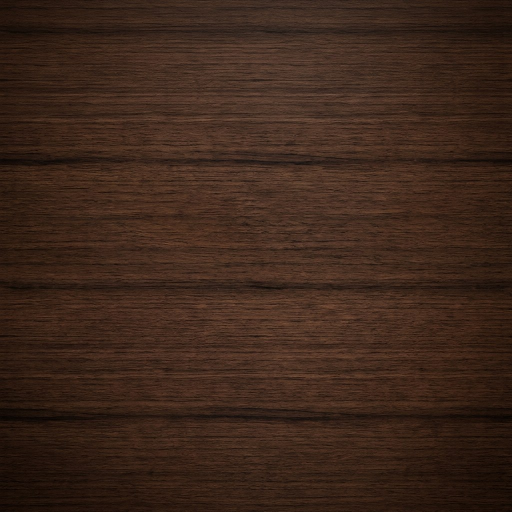
#> input picture assets/images/board_wood.jpg, 1024 x 1024 px, given in place of board_wood.png, which was not available (shown at 1/2 size)
$ python optimize_assets.py
#> lines starting #> are read from the running program, lines starting #| are printed output that depends on the picture; after the words box and inside, x2 and y2 are one past the last pixel; in counts of white or black regions, pixels touching at a corner belong together; pictures that were not available may be replaced by others from this repository, and a replacement may not be noted
#!/usr/bin/env python3
"""Optimizes the generated art assets and produces every launcher icon.

Run from the project root:

    python3 tool/optimize_assets.py

* Compresses the large AI-generated source images into mobile-friendly ones.
* Generates all Android launcher icons (legacy + adaptive foregrounds).
* Generates the iOS AppIcon set (all required sizes).

Only Pillow is required.
"""

import json

from PIL import Image, ImageDraw, ImageEnhance
from pathlib import Path

ROOT = Path(__file__).resolve().parent.parent
IMAGES = ROOT / "assets" / "images"
ANDROID_RES = ROOT / "android" / "app" / "src" / "main" / "res"
IOS_ASSETS = ROOT / "ios" / "Runner" / "Assets.xcassets" / "AppIcon.appiconset"


def load_centered_square(name: str, size: int) -> Image.Image:
    """Loads an image and center-crops it to a square of `size`."""
    img = Image.open(IMAGES / name).convert("RGB")
    w, h = img.size
    side = min(w, h)
    left = (w - side) // 2
    top = (h - side) // 2
    img = img.crop((left, top, left + side, top + side))
    return img.resize((size, size), Image.LANCZOS)


def optimize_sources() -> None:
    # Wood texture: keep 1024x1024 detail but compress hard (it is drawn
    # darkened and small on the board).
    wood = Image.open(IMAGES / "board_wood.png").convert("RGB")
#> wood is the input picture: PIL image 1024x1024 RGB; mean R, G, B 59.9, 38.2, 26.7
    wood.save(IMAGES / "board_wood.jpg", "JPEG", quality=88, optimize=True)
    (IMAGES / "board_wood.png").unlink()

    pattern = Image.open(IMAGES / "bg_pattern.png").convert("RGB")
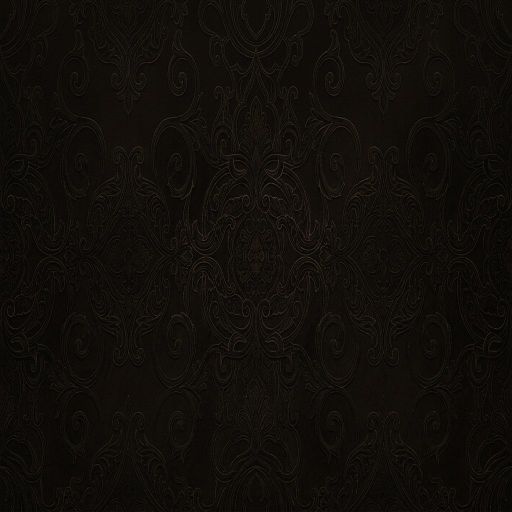
#> input picture assets/images/bg_pattern.jpg, 1024 x 1024 px, given in place of bg_pattern.png, which was not available (shown at 1/2 size)
#> pattern is the input picture: PIL image 1024x1024 RGB; mean R, G, B 17, 13.7, 9.6
    pattern = pattern.resize((1024, 1024), Image.LANCZOS)
    pattern.save(IMAGES / "bg_pattern.jpg", "JPEG", quality=82, optimize=True)
    (IMAGES / "bg_pattern.png").unlink()

    # Logo: keep crisp RGB, moderate compression.
    logo = Image.open(IMAGES / "logo.png").convert("RGB")
    logo.save(IMAGES / "logo.jpg", "JPEG", quality=90, optimize=True)
    (IMAGES / "logo.png").unlink()


def rounded_icon(img: Image.Image, radius_ratio: float = 0.22) -> Image.Image:
    """Returns the icon with rounded corners on a transparent background."""
    size = img.size[0]
    radius = int(size * radius_ratio)
    mask = Image.new("L", (size, size), 0)
    d = ImageDraw.Draw(mask)
    d.rounded_rectangle((0, 0, size, size), radius=radius, fill=255)
    out = Image.new("RGBA", (size, size), (0, 0, 0, 0))
    out.paste(img, (0, 0), mask)
    return out


def generate_android_icons() -> None:
    densities = {
        "mipmap-mdpi": 48,
        "mipmap-hdpi": 72,
        "mipmap-xhdpi": 96,
        "mipmap-xxhdpi": 144,
        "mipmap-xxxhdpi": 192,
    }
    adaptive_sizes = {
        "mipmap-mdpi": 108,
        "mipmap-hdpi": 162,
        "mipmap-xhdpi": 216,
        "mipmap-xxhdpi": 324,
        "mipmap-xxxhdpi": 432,
    }

    base = load_centered_square("icon_source.png", 512)
#> in load_centered_square, `return img.resize((size, size), Image.LANCZOS)`:
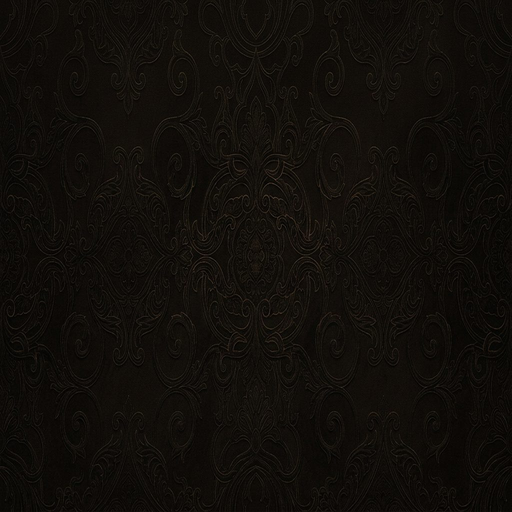
#> returned value: PIL image 512x512 RGB; mean R, G, B 17, 13.7, 9.6
    base = ImageEnhance.Contrast(base).enhance(1.04)

    # Legacy square (rounded) + round icons.
    for folder, size in densities.items():
        target = ANDROID_RES / folder
        target.mkdir(parents=True, exist_ok=True)
        icon = rounded_icon(base.resize((size, size), Image.LANCZOS))
        icon.save(target / "ic_launcher.png", "PNG", optimize=True)

        mask = Image.new("L", (size, size), 0)
        ImageDraw.Draw(mask).ellipse((0, 0, size, size), fill=255)
        round_img = Image.new("RGBA", (size, size), (0, 0, 0, 0))
        round_img.paste(base.resize((size, size), Image.LANCZOS), (0, 0), mask)
        round_img.save(target / "ic_launcher_round.png", "PNG", optimize=True)
#> this loop made 5 passes
#> pass 1, in generate_android_icons, `icon = rounded_icon(base.resize((size, size), Image.LANCZOS))`:
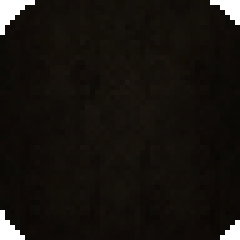
#> icon: PIL image 48x48 RGBA (shown 5 times larger); mean R, G, B, A 16.4, 12.8, 8.6, 247.8; transparent parts drawn white
#> pass 1, in generate_android_icons, `round_img.save(target / "ic_launcher_round.png", "PNG", optimize=True)`:
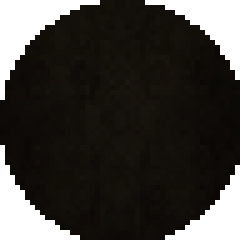
#> saved as ic_launcher_round.png: PIL image 48x48 RGBA (shown 5 times larger); mean R, G, B, A 13.9, 11, 7.4, 205.7; transparent parts drawn white
#> after the loop:
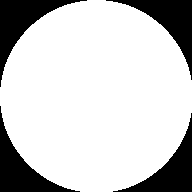
#> mask: PIL image 192x192 L; 79.2% white; 4 black regions, box (x1, y1, x2, y2) and area: (0, 0, 87, 87) 2004, (106, 0, 192, 80) 1917, (0, 106, 80, 192) 1917, (113, 113, 192, 192) 1831
#> after the loop:
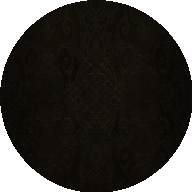
#> round_img: PIL image 192x192 RGBA; mean R, G, B, A 13.7, 10.8, 7.3, 202; transparent parts drawn white

    # Adaptive icon foregrounds: artwork shrunk into the 66% safe zone.
    for folder, size in adaptive_sizes.items():
        target = ANDROID_RES / folder
        target.mkdir(parents=True, exist_ok=True)
        canvas = Image.new("RGBA", (size, size), (0, 0, 0, 0))
        inner = int(size * 0.62)
        art = base.resize((inner, inner), Image.LANCZOS)
        offset = (size - inner) // 2
        canvas.paste(art, (offset, offset))
        canvas.save(target / "ic_launcher_foreground.png", "PNG", optimize=True)
#> this loop made 5 passes
#> pass 1, in generate_android_icons, `canvas.save(target / "ic_launcher_foreground.png", "PNG", optimize=True)`:
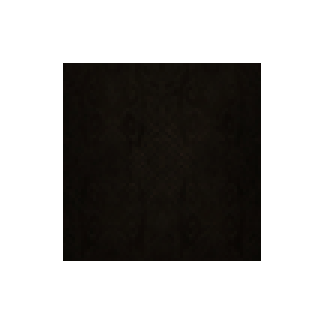
#> saved as ic_launcher_foreground.png: PIL image 108x108 RGBA (shown 3 times larger); mean R, G, B, A 6.3, 4.9, 3.3, 95.2; transparent parts drawn white


# (filename, pixel size, idiom, scale, point size)
IOS_ICON_SPECS = [
    ("icon-20.png", 20, "ipad", 1, 20),
    ("icon-20@2x.png", 40, "iphone", 2, 20),
    ("icon-20@2x-1.png", 40, "ipad", 2, 20),
    ("icon-20@3x.png", 60, "iphone", 3, 20),
    ("icon-29.png", 29, "ipad", 1, 29),
    ("icon-29@2x.png", 58, "iphone", 2, 29),
    ("icon-29@2x-1.png", 58, "ipad", 2, 29),
    ("icon-29@3x.png", 87, "iphone", 3, 29),
    ("icon-40.png", 40, "ipad", 1, 40),
    ("icon-40@2x.png", 80, "iphone", 2, 40),
    ("icon-40@2x-1.png", 80, "ipad", 2, 40),
    ("icon-40@3x.png", 120, "iphone", 3, 40),
    ("icon-60@2x.png", 120, "iphone", 2, 60),
    ("icon-60@3x.png", 180, "iphone", 3, 60),
    ("icon-76.png", 76, "ipad", 1, 76),
    ("icon-76@2x.png", 152, "ipad", 2, 76),
    ("icon-83.5@2x.png", 167, "ipad", 2, 83.5),
    ("icon-1024.png", 1024, "ios-marketing", 1, 1024),
]


def generate_ios_icons() -> None:
    IOS_ASSETS.mkdir(parents=True, exist_ok=True)
    base = load_centered_square("icon_source.png", 1024)
    base = ImageEnhance.Contrast(base).enhance(1.04)
#> base: PIL image 1024x1024 RGB

    images_json = []
    for filename, size, idiom, scale, points in IOS_ICON_SPECS:
        base.resize((size, size), Image.LANCZOS).save(
            IOS_ASSETS / filename, "PNG", optimize=True
        )
        images_json.append(
            {
                "filename": filename,
                "idiom": idiom,
                "scale": f"{scale}x",
                "size": f"{points}x{points}",
            }
        )
#> after the loop, images_json = 18 items

    contents = {"images": images_json, "info": {"author": "xcode", "version": 1}}
    (IOS_ASSETS / "Contents.json").write_text(
        json.dumps(contents, indent=2), encoding="utf-8"
    )


def main() -> None:
    optimize_sources()
    generate_android_icons()
    generate_ios_icons()
    print("assets optimized; icons generated.")


if __name__ == "__main__":
    main()
